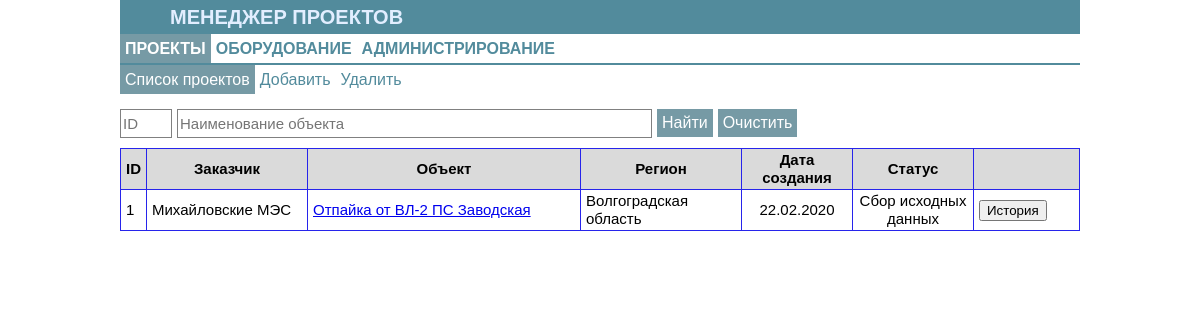
The app's page /list_prj_form, older data.
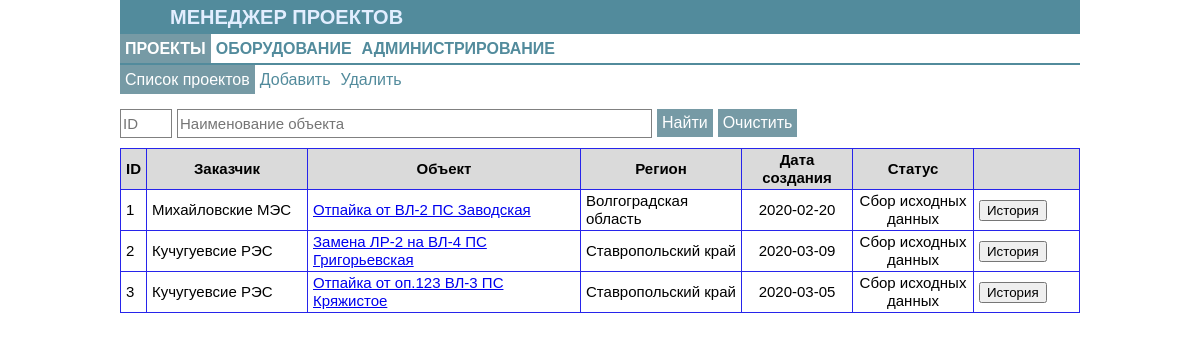
The same page, newer data.
### tables this page shows
CREATE TABLE prj (
                            id_prj integer not null primary key autoincrement,
                            id_cust integer not null,
                            object text COLLATE NOCASE,
                            id_deliv_reg integer not null,
                            date_creat date,
                            id_status integer not null,
                            foreign key (id_cust) references customer(id_cust),
                            foreign key (id_deliv_reg) references region(id_region),
                            foreign key (id_status) references prj_stat(id_pstat));

CREATE TABLE customer (
                            id_cust integer not null primary key autoincrement,
                            name_customer text not null COLLATE NOCASE,
                            profile text COLLATE NOCASE);

CREATE TABLE region (
                            id_region integer not null primary key,
                            name_region text not null COLLATE NOCASE);

CREATE TABLE prj_stat (
                            id_pstat integer not null primary key autoincrement,
                            name_status text not null COLLATE NOCASE);

### app_equip.py (the view)
@app.route('/')
@app.route('/list_prj_form', methods=['GET','POST'])
def list_prj() -> str:
    dbs = db_sqlite.EquipDB()
    id_prj =''
    object =''
    prj_stat = ''
    result = dbs.get_prj(
                         id = id_prj, object = object, stat = prj_stat,
                         foreign_key=False)
    return render_template('list_prj_form.html', the_title='CПИСОК ПРОЕКТОВ',
                           the_results=result, the_part1='prj',
                           the_part2='prj')

### db_sqlite.py (called while the page is built)
def sqlite_lower(value_):
    return value_.lower()

### templates/list_prj_form.html (shortened to what this page needs)
{% extends 'base_prj.html' %}
{% block body %}
<form method='POST' action='/list_prj_form'>
    <div class="div_float">
        <input class='input_filtr' name='search_id' type='TEXT' value='' placeholder="ID" size="3">
    </div>
    <div class="div_float">
        <input class='input_filtr' name='search_name_prj' type='TEXT' value="" placeholder="Наименование объекта" size="50">
    </div>
    <div class="div_float">
        <input class='form_button' value='Найти' type='SUBMIT'>
    </div>
    <div class="div_float">
        <input class='form_button' value='Очистить' type='Reset'>
    </div>
</form>
<form method='POST' action='#'>
<table class="table">
<thead>
    <tr>
        <td width=10px>ID</td>
        <td width=150px align='center'>Заказчик</td>
        <td align='center'>Объект</td>
        <td width=150px align='center'>Регион</td>
        <td width=100px align='center'>Дата создания</td>
        <td width=110px align='center'>Статус</td>
        <td width=95px> </td>
    </tr>
</thead>
<tbody>
    {% for i in the_results %}
        <tr>
            <td>{{i[0]}}</td>
            <td>{{i[1]}}</td>
            <td><a href="/upd_prj_form?id={{i[0]}}">{{i[2]}}</a></td>
            <td>{{i[3]}}</td>
            <td align='center'>{{i[4]}}</td>
            <td align='center'>{{i[5]}}</td>
            <td><button name='id_1_eq' value={{i[0]}} type='SUBMIT'>История</button></td>
        </tr>
    {% endfor %}
</tbody>
</table>
</form>
{% endblock %}

### templates/base_prj.html (shortened to what this page needs)
{% extends 'main.html' %}
{% block secondhead %}
<div class="div_nav2">
    {% if the_part2=='prj' %}
        <div class="select">
            <a class="a_nav" href="/list_prj_form">Список проектов</a>
        </div>
        {% else %}
            <div>
                <a class="a_nav" href="/list_prj_form">Список проектов</a>
            </div>
    {% endif %}
    {% if the_part2=='add' %}
        <div class="select">
            <a class="a_nav" href="/add_prj_form">Добавить</a>
        </div>
        {% else %}
            <div>
                <a class="a_nav" href="/add_prj_form">Добавить</a>
            </div>
    {% endif %}
    {% if the_part2=='del' %}
        <div class="select">
            <a class="a_nav" href="/del_prj_form">Удалить</a>
        </div>
        {% else %}
            <div>
                <a class="a_nav" href="/del_prj_form">Удалить</a>
            </div>
    {% endif %}
</div>
<div class="div_sep"></div>
{% block body %}
{% endblock body %}
{% endblock secondhead %}

### templates/main.html (shortened to what this page needs)
<!doctype html>
<html>
    <head>
        <link rel="stylesheet" href="static/main.css" />
    </head>
    <body>
        <div class="div_title">
            МЕНЕДЖЕР ПРОЕКТОВ
        </div>
        <div class="div_nav1">
            {% if the_part1=='prj' %}
                <div class="select">
                    <a class="a_nav" href="/list_prj_form">ПРОЕКТЫ</a>
                </div>
                {% else %}
                    <div>
                        <a class="a_nav" href="/list_prj_form">ПРОЕКТЫ</a>
                    </div>
            {% endif %}
            {% if the_part1=='equip' %}
                <div class="select">
                    <a class="a_nav" href="/eqip_prices">ОБОРУДОВАНИЕ</a>
                </div>
                {% else %}
                    <div>
                        <a class="a_nav" href="/eqip_prices">ОБОРУДОВАНИЕ</a>
                    </div>
            {% endif %}
            {% if the_part1=='adm' %}
                <div class="select">
                    <a class="a_nav" href="/admin">АДМИНИСТРИРОВАНИЕ</a>
                </div>
                {% else %}
                <div>
                    <a class="a_nav" href="/admin">АДМИНИСТРИРОВАНИЕ</a>
                </div>
            {% endif %}
        </div>
        <div class="div_line"></div>
        {% block secondhead %}
        {% endblock %}
    </body>
</html>

### static/main.css (style rules this page uses)
body { font-family: Arial, sans-serif; font-size: 15px; line-height: 1.2; color:black; background-color: #ffffff; margin-left: 10%; margin-right: 10%; margin-top: 0%; margin-bottom: 0%; }
.div_title { font-family: Arial, sans-serif; font-size: 20px; font-weight: bold; color: #e2eeff; background-color: #528b9c; margin: 0; padding: 5px 50px; }
.div_line { background-color: #528b9c; height: 2px; padding: 0px; margin: 0px; }
.div_nav1 { font-size: 16px; font-weight: bold; margin: 0px; float: none; }
.div_nav1 div { float: left; margin: 0; padding: 5px; }
.div_nav1 .select { background-color: #769aa5; float: left; margin: 0; padding: 5px; }
.div_nav2 { font-size: 16px; font-weight: normal; margin: 0px; float: none; }
.div_nav2 div { float: left; margin: 0; padding: 5px; }
.div_nav2 .select { background-color: #769aa5; float: left; margin: 0; padding: 5px; }
.a_nav { color:#528b9c; text-decoration: none; }
.select .a_nav { color:white; }
.div_float { float: left; margin: 0; padding: 5px; padding-left: 0px; }
.div_sep { height: 10px; }
.input_filtr { height: 25px; font-size: 15px; border: 1px solid gray; }
.form_button { color: white; font-size: 16px; font-weight: normal; background-color: #769aa5; border: 0; padding: 5px; }
div { margin-left: 10px; margin-right: 10px; }
.table { border: 1px solid #2724eb; width: 100%; border-collapse: collapse; table-layout: auto; margin-top: 5px; }
.table thead { background-color: #dadada; font-weight: bold; }
.table td { border: 1px solid #2724eb; padding: 2px 5px; }

Row changes from the older to the newer data that the page shows:
changed prj "Отпайка от ВЛ-2 ПС Заводская": date_creat "22.02.2020" → "2020-02-20"
added prj: id_prj "2", name_customer "Кучугуевсие РЭС", object "Замена ЛР-2 на ВЛ-4 ПС Григорьевская", name_region "Ставропольский край", date_creat "2020-03-09", name_status "Сбор исходных данных"
added prj: id_prj "3", name_customer "Кучугуевсие РЭС", object "Отпайка от оп.123 ВЛ-3 ПС Кряжистое", name_region "Ставропольский край", date_creat "2020-03-05", name_status "Сбор исходных данных"
